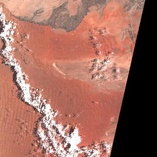
#> input picture Jean/python_testes/S2A_MSIL1C_20161221T085352_N0204_R107_T33KWP_20161221T091140-ql.jpg, 157 x 157 px, shrunk from 343 x 343 before the run, given in place of true_color_image.jpg, which was not available
$ jupyter execute --allow-errors OpenCV_Testes.ipynb
#> lines starting #> are read from the running program, lines starting #| are printed output that depends on the picture; after the words box and inside, x2 and y2 are one past the last pixel; in counts of white or black regions, pixels touching at a corner belong together; pictures that were not available may be replaced by others from this repository, and a replacement may not be noted
[cell 1]
#!pip uninstall opencv-python
#!pip install opencv-python
#!pip uninstall opencv-python-headless -y

[cell 2]
import cv2
import numpy as np
import os

# Lista para armazenar as bandas da imagem
from osgeo import gdal
# ... and suppress errors
gdal.PushErrorHandler('CPLQuietErrorHandler')
#> (this line was passed over: osgeo is not available in this run)

import rasterio

[cell 3]
rasterio.open(f'../sen2corimgs/L1C_IMAGEM_1/subset_0_of_S2B_MSIL1C_20220705T135709_N0400_R067_T21MYS_20220705T172624_resampled.tif').read(1)
#> (this line was passed over: rasterio is not available in this run)

[cell 4]
imagens = []

pastas = os.listdir('../sen2corimgs/')


# Loop sobre as 13 bandas da imagem Sentinel-2
#> (the rest of this cell did not finish here and is left out)

[cell 5]
import matplotlib.pyplot as plt
#> (the rest of this cell did not finish here and is left out)

[cell 6]
import cv2
import numpy as np

# Carregar a imagem
imagem = cv2.imread('true_color_image.jpg', cv2.IMREAD_UNCHANGED)
#> imagem is the input picture: shape (157, 157, 3); mean B, G, R 95.1, 107.4, 158.8

# Converter a imagem para tons de cinza
tons_de_cinza = cv2.cvtColor(imagem, cv2.COLOR_BGR2GRAY)
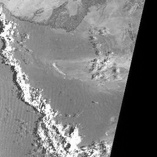
#> tons_de_cinza: shape (157, 157); min 0, max 255, mean 121.4

# Aplicar um desfoque para reduzir o ruído
imagem_desfocada = cv2.GaussianBlur(tons_de_cinza, (3, 3), 50)
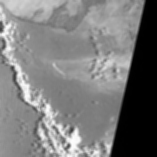
#> imagem_desfocada: shape (157, 157); min 0, max 253, mean 121.4

# Aplicar a detecção de bordas usando o operador Canny
bordas = cv2.Canny(imagem_desfocada, 150, 10)
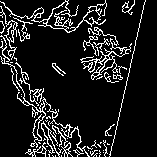
#> bordas: shape (157, 157); 11.5% white in thin lines or dots

# Encontrar os contornos na imagem
contornos, _ = cv2.findContours(bordas, cv2.RETR_EXTERNAL, cv2.CHAIN_APPROX_SIMPLE)
#> contornos = 55 contours, 45 with area under 20; largest, box (x1, y1, x2, y2) and area: (0, 35, 90, 157) 262, (0, 0, 107, 33) 176, (80, 38, 132, 80) 140, (52, 125, 73, 157) 59, (15, 62, 44, 106) 51

# Criar uma imagem preta para a máscara
imagem_contornada = imagem.copy()

# Preencher os contornos na imagem contornada
cv2.drawContours(imagem_contornada, contornos, -1, (0, 255, 0), thickness=cv2.FILLED)
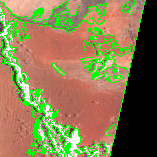
#> imagem_contornada: shape (157, 157, 3); 12.65% of pixels changed, all inside (x1, y1, x2, y2) = (0, 0, 146, 157)

# Mostrar a imagem contornada
cv2.imshow('Imagem Contornada com Preenchimento', imagem_contornada)
cv2.waitKey(0)
cv2.destroyAllWindows()

[cell 7]
import cv2
import numpy as np

# Carregar a imagem
imagem = cv2.imread('true_color_image.jpg', cv2.IMREAD_UNCHANGED)

# Converter a imagem para tons de cinza
tons_de_cinza = cv2.cvtColor(imagem, cv2.COLOR_BGR2GRAY)

# Aplicar um desfoque para reduzir o ruído
imagem_desfocada = cv2.GaussianBlur(tons_de_cinza, (3, 3), 50)

# Aplicar a detecção de bordas usando o operador Canny
bordas = cv2.Canny(imagem_desfocada, 150, 10)

# Encontrar os contornos na imagem
contornos, _ = cv2.findContours(bordas, cv2.RETR_EXTERNAL, cv2.CHAIN_APPROX_SIMPLE)

# Desenhar os contornos diretamente na imagem original sem preenchimento
cv2.drawContours(imagem, contornos, -1, (0, 255, 0), 2)
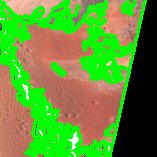
#> imagem: shape (157, 157, 3); mean B, G, R 52.2, 146, 96.1

# Mostrar a imagem com contornos
cv2.imshow('Imagem com Contornos', imagem)
cv2.waitKey(0)
cv2.destroyAllWindows()
